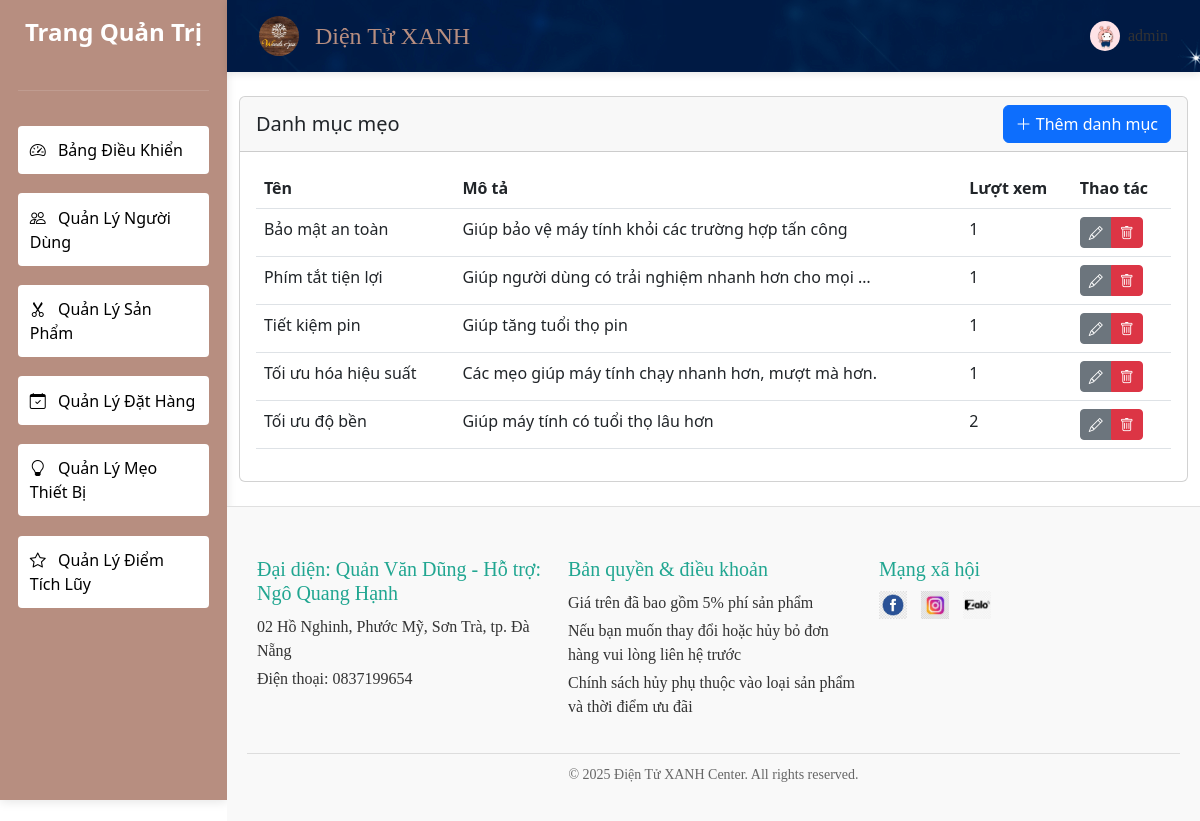
/tips/admin/categories/ (signed in), run on the app's committed database.
### accounts/models.py (models this page shows, shortened)
class CustomUser(AbstractUser):
    phone = models.CharField(max_length=15, blank=True)
    address = models.TextField(blank=True)
    USER_TYPE_CHOICES = (
        ('admin', 'Admin'),
        ('staff', 'Staff'),
        ('customer', 'Customer'),
    )
    user_type = models.CharField(max_length=10, choices=USER_TYPE_CHOICES, default='customer')
    class Meta:
        verbose_name = 'User'
        verbose_name_plural = 'Users'
    def is_admin(self):
        return self.user_type == 'admin'

### tips/models.py (models this page shows, shortened)
class BeautyTipCategory(models.Model):
    name = models.CharField(max_length=100)
    slug = models.SlugField(max_length=100, unique=True, blank=True)
    description = models.TextField(blank=True)
    class Meta:
        verbose_name_plural = "Beauty Tip Categories"

### tips/views.py (the view)
    def wrapper(request, *args, **kwargs):
        if not request.user.is_authenticated or not request.user.is_admin():
            return render(request, 'admin/access_denied.html', status=403)
        return view_func(request, *args, **kwargs)

### tips/views.py (called while the page is built)
def admin_required(view_func):
    def wrapper(request, *args, **kwargs):
        if not request.user.is_authenticated or not request.user.is_admin():
            return render(request, 'admin/access_denied.html', status=403)
        return view_func(request, *args, **kwargs)
    return wrapper

@admin_required
def admin_tip_category_list(request):
    categories = BeautyTipCategory.objects.annotate(
        tip_count=Count('beautytip')
    ).order_by('name')
    return render(request, 'admin/tips/categories/list.html', {
        'categories': categories
    })

### templates/admin/tips/categories/list.html (shortened to what this page needs)
{% extends 'admin/base.html' %}
{% block content %}
<div class="card">
    <div class="card-header d-flex justify-content-between align-items-center">
        <h5 class="mb-0">Danh mục mẹo</h5>
        <a href="{% url 'tips:admin_tip_category_create' %}" class="btn btn-primary">
            <i class="bi bi-plus-lg"></i> Thêm danh mục
        </a>
    </div>
    <div class="card-body">
        <div class="table-responsive">
            <table class="table table-hover">
                <thead>
                    <tr>
                        <th>Tên</th>
                        <th>Mô tả</th>
                        <th>Lượt xem</th>
                        <th>Thao tác</th>
                    </tr>
                </thead>
                <tbody>
                    {% for category in categories %}
                    <tr>
                        <td>{{ category.name }}</td>
                        <td>{{ category.description|truncatechars:50 }}</td>
                        <td>{{ category.beautytip_set.count }}</td>
                        <td>
                            <div class="btn-group btn-group-sm">
                                <a href="{% url 'tips:admin_tip_category_update' category.pk %}"
                                   class="btn btn-secondary">
                                    <i class="bi bi-pencil"></i>
                                </a>
                                <a href="{% url 'tips:admin_tip_category_delete' category.pk %}"
                                   class="btn btn-danger confirm-delete">
                                    <i class="bi bi-trash"></i>
                                </a>
                            </div>
                        </td>
                    </tr>
                    {% empty %}
                    <tr>
                        <td colspan="4" class="text-center">Không tìm thấy danh mục nào</td>
                    </tr>
                    {% endfor %}
                </tbody>
            </table>
        </div>
    </div>
</div>
{% endblock %}

### templates/admin/partials/_navbar.html (shortened to what this page needs)
{% load static %}
<header style="background-image: url('{% static 'images/navbar.jpg' %}');; box-shadow: 0 2px 8px rgba(0, 0, 0, 0.1); padding: 1rem 2rem; display: flex; align-items: center; justify-content: space-between;">
    <div style="display: flex; align-items: center;">
        <img src="{% static 'images/logo.jpg' %}" alt="Logo" style="width: 40px; height: 40px; border-radius: 50%; margin-right: 1rem;">
        <h1 style="font-family: 'Cormorant Garamond', serif; font-size: 1.5rem; color: #B78E80; margin: 0;">Diện Tử XANH</h1>
    </div>
    <div class="dropdown" style="position: relative;">
        <div onclick="toggleDropdown(event)" style="cursor: pointer; display: flex; align-items: center; font-family: 'Cormorant Garamond', serif; font-size: 1rem; color: #333;">
            <img src="{% static 'images/default-avartar.jpg' %}" alt="Avatar" class="avatar" style="width: 30px; height: 30px; border-radius: 50%; margin-right: 8px;">
            <span>{{ request.user.get_full_name|default:request.user.username }}</span>
        </div>
    </div>
</header>

### data on the page
CustomUser: user.get_full_name "admin"
BeautyTipCategory: name "Bảo mật an toàn", description "Giúp bảo vệ máy tính khỏi các trường hợp tấn công", beautytip_set.count "1"
BeautyTipCategory: name "Phím tắt tiện lợi", description "Giúp người dùng có trải nghiệm nhanh hơn cho mọi …", beautytip_set.count "1"
BeautyTipCategory: name "Tiết kiệm pin", description "Giúp tăng tuổi thọ pin", beautytip_set.count "1"
BeautyTipCategory: name "Tối ưu hóa hiệu suất", description "Các mẹo giúp máy tính chạy nhanh hơn, mượt mà hơn.", beautytip_set.count "1"
BeautyTipCategory: name "Tối ưu độ bền", description "Giúp máy tính có tuổi thọ lâu hơn", beautytip_set.count "2"
